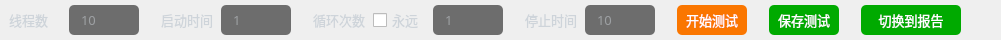
        <widget class="QWidget" name="widget_property" native="true">
         <property name="minimumSize">
          <size>
           <width>0</width>
           <height>40</height>
          </size>
         </property>
         <property name="maximumSize">
          <size>
           <width>16777215</width>
           <height>40</height>
          </size>
         </property>
         <layout class="QHBoxLayout" name="horizontalLayout_13">
          <property name="spacing">
           <number>5</number>
          </property>
          <property name="leftMargin">
           <number>9</number>
          </property>
          <property name="topMargin">
           <number>0</number>
          </property>
          <property name="rightMargin">
           <number>0</number>
          </property>
          <property name="bottomMargin">
           <number>0</number>
          </property>
          <item>
           <widget class="QLabel" name="label_15">
            <property name="minimumSize">
             <size>
              <width>55</width>
              <height>0</height>
             </size>
            </property>
            <property name="maximumSize">
             <size>
              <width>55</width>
              <height>16777215</height>
             </size>
            </property>
            <property name="font">
             <font>
              <family>OPPOSans B</family>
              <pointsize>10</pointsize>
              <stylestrategy>PreferAntialias</stylestrategy>
             </font>
            </property>
            <property name="styleSheet">
             <string notr="true">color:#ced4da;</string>
            </property>
            <property name="text">
             <string>线程数</string>
            </property>
           </widget>
          </item>
          <item>
           <widget class="QLineEdit" name="lineEdit_port_2">
            <property name="minimumSize">
             <size>
              <width>70</width>
              <height>30</height>
             </size>
            </property>
            <property name="maximumSize">
             <size>
              <width>70</width>
              <height>16777215</height>
             </size>
            </property>
            <property name="font">
             <font>
              <family>OPPOSans B</family>
              <pointsize>10</pointsize>
              <stylestrategy>PreferAntialias</stylestrategy>
             </font>
            </property>
            <property name="styleSheet">
             <string notr="true">QLineEdit{
color:#ced4da;
border-radius: 14px;
background-color: rgb(25, 25, 25, 155);
border: 0px solid rgba(255, 255, 255, 0);
border-radius: 5px;
padding-left:10px;
padding-right:10px;
}</string>
            </property>
            <property name="text">
             <string/>
            </property>
            <property name="placeholderText">
             <string>10</string>
            </property>
           </widget>
          </item>
          <item>
           <spacer name="horizontalSpacer_17">
            <property name="orientation">
             <enum>Qt::Horizontal</enum>
            </property>
            <property name="sizeType">
             <enum>QSizePolicy::Fixed</enum>
            </property>
            <property name="sizeHint" stdset="0">
             <size>
              <width>17</width>
              <height>27</height>
             </size>
            </property>
           </spacer>
          </item>
          <item>
           <widget class="QLabel" name="label_16">
            <property name="minimumSize">
             <size>
              <width>55</width>
              <height>0</height>
             </size>
            </property>
            <property name="maximumSize">
             <size>
              <width>55</width>
              <height>16777215</height>
             </size>
            </property>
            <property name="font">
             <font>
              <family>OPPOSans B</family>
              <pointsize>10</pointsize>
              <stylestrategy>PreferAntialias</stylestrategy>
             </font>
            </property>
            <property name="styleSheet">
             <string notr="true">color:#ced4da;</string>
            </property>
            <property name="text">
             <string>启动时间</string>
            </property>
           </widget>
          </item>
          <item>
           <widget class="QLineEdit" name="lineEdit_port_3">
            <property name="minimumSize">
             <size>
              <width>70</width>
              <height>30</height>
             </size>
            </property>
            <property name="maximumSize">
             <size>
              <width>70</width>
              <height>16777215</height>
             </size>
            </property>
            <property name="font">
             <font>
              <family>OPPOSans B</family>
              <pointsize>10</pointsize>
              <stylestrategy>PreferAntialias</stylestrategy>
             </font>
            </property>
            <property name="styleSheet">
             <string notr="true">QLineEdit{
color:#ced4da;
border-radius: 14px;
background-color: rgb(25, 25, 25, 155);
border: 0px solid rgba(255, 255, 255, 0);
border-radius: 5px;
padding-left:10px;
padding-right:10px;
}</string>
            </property>
            <property name="text">
             <string/>
            </property>
            <property name="placeholderText">
             <string>1</string>
            </property>
           </widget>
          </item>
          <item>
           <spacer name="horizontalSpacer_18">
            <property name="orientation">
             <enum>Qt::Horizontal</enum>
            </property>
            <property name="sizeType">
             <enum>QSizePolicy::Fixed</enum>
            </property>
            <property name="sizeHint" stdset="0">
             <size>
              <width>17</width>
              <height>27</height>
             </size>
            </property>
           </spacer>
          </item>
          <item>
           <widget class="QLabel" name="label_17">
            <property name="minimumSize">
             <size>
              <width>55</width>
              <height>0</height>
             </size>
            </property>
            <property name="maximumSize">
             <size>
              <width>55</width>
              <height>16777215</height>
             </size>
            </property>
            <property name="font">
             <font>
              <family>OPPOSans B</family>
              <pointsize>10</pointsize>
              <stylestrategy>PreferAntialias</stylestrategy>
             </font>
            </property>
            <property name="styleSheet">
             <string notr="true">color:#ced4da;</string>
            </property>
            <property name="text">
             <string>循环次数</string>
            </property>
           </widget>
          </item>
          <item>
           <widget class="QCheckBox" name="checkBox">
            <property name="minimumSize">
             <size>
              <width>55</width>
              <height>20</height>
             </size>
            </property>
            <property name="maximumSize">
             <size>
              <width>55</width>
              <height>20</height>
             </size>
            </property>
            <property name="font">
             <font>
              <family>OPPOSans B</family>
              <pointsize>10</pointsize>
             </font>
            </property>
            <property name="styleSheet">
             <string notr="true">color:#ced4da;</string>
            </property>
            <property name="text">
             <string>永远</string>
            </property>
           </widget>
          </item>
          <item>
           <widget class="QLineEdit" name="lineEdit_port_4">
            <property name="minimumSize">
             <size>
              <width>70</width>
              <height>30</height>
             </size>
            </property>
            <property name="maximumSize">
             <size>
              <width>70</width>
              <height>16777215</height>
             </size>
            </property>
            <property name="font">
             <font>
              <family>OPPOSans B</family>
              <pointsize>10</pointsize>
              <stylestrategy>PreferAntialias</stylestrategy>
             </font>
            </property>
            <property name="styleSheet">
             <string notr="true">QLineEdit{
color:#ced4da;
border-radius: 14px;
background-color: rgb(25, 25, 25, 155);
border: 0px solid rgba(255, 255, 255, 0);
border-radius: 5px;
padding-left:10px;
padding-right:10px;
}</string>
            </property>
            <property name="text">
             <string/>
            </property>
            <property name="placeholderText">
             <string>1</string>
            </property>
           </widget>
          </item>
          <item>
           <spacer name="horizontalSpacer_19">
            <property name="orientation">
             <enum>Qt::Horizontal</enum>
            </property>
            <property name="sizeType">
             <enum>QSizePolicy::Fixed</enum>
            </property>
            <property name="sizeHint" stdset="0">
             <size>
              <width>17</width>
              <height>27</height>
             </size>
            </property>
           </spacer>
          </item>
          <item>
           <widget class="QLabel" name="label_18">
            <property name="minimumSize">
             <size>
              <width>55</width>
              <height>0</height>
             </size>
            </property>
            <property name="maximumSize">
             <size>
              <width>55</width>
              <height>16777215</height>
             </size>
            </property>
            <property name="font">
             <font>
              <family>OPPOSans B</family>
              <pointsize>10</pointsize>
              <stylestrategy>PreferAntialias</stylestrategy>
             </font>
            </property>
            <property name="styleSheet">
             <string notr="true">color:#ced4da;</string>
            </property>
            <property name="text">
             <string>停止时间</string>
            </property>
           </widget>
          </item>
          <item>
           <widget class="QLineEdit" name="lineEdit_port_5">
            <property name="minimumSize">
             <size>
              <width>70</width>
              <height>30</height>
             </size>
            </property>
            <property name="maximumSize">
             <size>
              <width>70</width>
              <height>16777215</height>
             </size>
            </property>
            <property name="font">
             <font>
              <family>OPPOSans B</family>
              <pointsize>10</pointsize>
              <stylestrategy>PreferAntialias</stylestrategy>
             </font>
            </property>
            <property name="styleSheet">
             <string notr="true">QLineEdit{
color:#ced4da;
border-radius: 14px;
background-color: rgb(25, 25, 25, 155);
border: 0px solid rgba(255, 255, 255, 0);
border-radius: 5px;
padding-left:10px;
padding-right:10px;
}</string>
            </property>
            <property name="text">
             <string/>
            </property>
            <property name="placeholderText">
             <string>10</string>
            </property>
           </widget>
          </item>
          <item>
           <spacer name="horizontalSpacer_21">
            <property name="orientation">
             <enum>Qt::Horizontal</enum>
            </property>
            <property name="sizeType">
             <enum>QSizePolicy::Fixed</enum>
            </property>
            <property name="sizeHint" stdset="0">
             <size>
              <width>17</width>
              <height>27</height>
             </size>
            </property>
           </spacer>
          </item>
          <item>
           <widget class="QToolButton" name="toolButton_5">
            <property name="minimumSize">
             <size>
              <width>70</width>
              <height>30</height>
             </size>
            </property>
            <property name="maximumSize">
             <size>
              <width>70</width>
              <height>16777215</height>
             </size>
            </property>
            <property name="font">
             <font>
              <family>OPPOSans</family>
              <pointsize>10</pointsize>
              <stylestrategy>PreferAntialias</stylestrategy>
             </font>
            </property>
            <property name="styleSheet">
             <string notr="true">QToolButton {
	color: rgb(255, 255, 255);
	background-color: rgb(250, 118, 0);
	border-radius: 5px;
}

QToolButton::menu-indicator { 
	image: None;
}

 
QToolButton:hover {
	color: rgb(255, 255, 255);
	background-color: rgb(250, 118, 0);
}</string>
            </property>
            <property name="text">
             <string>开始测试</string>
            </property>
           </widget>
          </item>
          <item>
           <spacer name="horizontalSpacer_26">
            <property name="orientation">
             <enum>Qt::Horizontal</enum>
            </property>
            <property name="sizeType">
             <enum>QSizePolicy::Fixed</enum>
            </property>
            <property name="sizeHint" stdset="0">
             <size>
              <width>17</width>
              <height>27</height>
             </size>
            </property>
           </spacer>
          </item>
          <item>
           <widget class="QToolButton" name="toolButton_save_2">
            <property name="minimumSize">
             <size>
              <width>70</width>
              <height>30</height>
             </size>
            </property>
            <property name="maximumSize">
             <size>
              <width>70</width>
              <height>16777215</height>
             </size>
            </property>
            <property name="font">
             <font>
              <family>OPPOSans</family>
              <pointsize>10</pointsize>
              <stylestrategy>PreferAntialias</stylestrategy>
             </font>
            </property>
            <property name="styleSheet">
             <string notr="true">QToolButton {
	color: rgb(255, 255, 255);
	
	background-color: rgb(0, 170, 0);
	border-radius: 5px;
}

QToolButton::menu-indicator { 
	image: None;
}

 
QToolButton:hover {
	color: rgb(255, 255, 255);
	background-color: rgb(0, 170, 0);
}</string>
            </property>
            <property name="text">
             <string>保存测试</string>
            </property>
           </widget>
          </item>
          <item>
           <spacer name="horizontalSpacer_28">
            <property name="orientation">
             <enum>Qt::Horizontal</enum>
            </property>
            <property name="sizeType">
             <enum>QSizePolicy::Fixed</enum>
            </property>
            <property name="sizeHint" stdset="0">
             <size>
              <width>17</width>
              <height>27</height>
             </size>
            </property>
           </spacer>
          </item>
          <item>
           <widget class="QToolButton" name="toolButton_switch">
            <property name="minimumSize">
             <size>
              <width>100</width>
              <height>30</height>
             </size>
            </property>
            <property name="maximumSize">
             <size>
              <width>100</width>
              <height>16777215</height>
             </size>
            </property>
            <property name="font">
             <font>
              <family>OPPOSans</family>
              <pointsize>10</pointsize>
              <stylestrategy>PreferAntialias</stylestrategy>
             </font>
            </property>
            <property name="styleSheet">
             <string notr="true">QToolButton {
	color: rgb(255, 255, 255);
	
	background-color: rgb(0, 170, 0);
	border-radius: 5px;
}

QToolButton::menu-indicator { 
	image: None;
}

 
QToolButton:hover {
	color: rgb(255, 255, 255);
	background-color: rgb(0, 170, 0);
}</string>
            </property>
            <property name="text">
             <string>切换到报告</string>
            </property>
            <property name="icon">
             <iconset resource="lib.qrc">
              <normaloff>:/lib/tree_open.png</normaloff>:/lib/tree_open.png</iconset>
            </property>
            <property name="toolButtonStyle">
             <enum>Qt::ToolButtonTextBesideIcon</enum>
            </property>
           </widget>
          </item>
          <item>
           <spacer name="horizontalSpacer_25">
            <property name="orientation">
             <enum>Qt::Horizontal</enum>
            </property>
            <property name="sizeType">
             <enum>QSizePolicy::Fixed</enum>
            </property>
            <property name="sizeHint" stdset="0">
             <size>
              <width>20</width>
              <height>20</height>
             </size>
            </property>
           </spacer>
          </item>
          <item>
           <spacer name="horizontalSpacer_20">
            <property name="orientation">
             <enum>Qt::Horizontal</enum>
            </property>
            <property name="sizeType">
             <enum>QSizePolicy::Expanding</enum>
            </property>
            <property name="sizeHint" stdset="0">
             <size>
              <width>20</width>
              <height>20</height>
             </size>
            </property>
           </spacer>
          </item>
         </layout>
        </widget>
